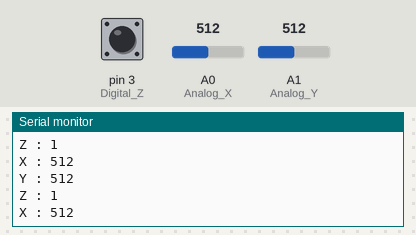
This sketch was run on a simulated Arduino Uno, built with avr-gcc and run on an emulated ATmega328P. Parts: the last lines printed to the serial monitor. Inputs (shaded band) come from the test bench; at power-on: A0 (Analog_X) = 512, A1 (Analog_Y) = 512, pin 3 (Digital_Z) HIGH.

Above: at 1.2 s.
1.3 s: A0 (Analog_X) set to 716
At 1.9 s:
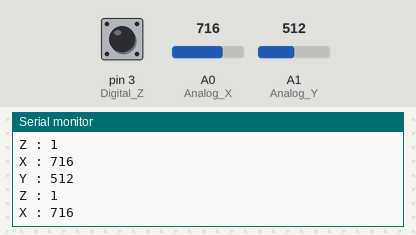
2.8 s: A1 (Analog_Y) set to 716
At 3.9 s:
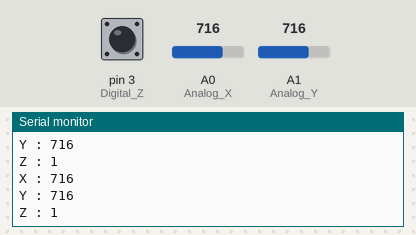
4.3 s: pin 3 (Digital_Z) pulled LOW for 0.15 s
5.9 s: A0 (Analog_X) set to 900
At 6.8 s:
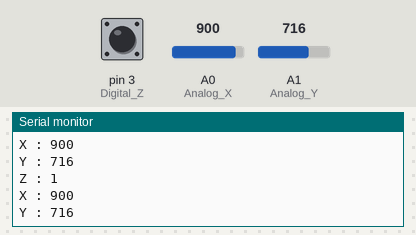
7.4 s: A1 (Analog_Y) set to 900
At 8.4 s:
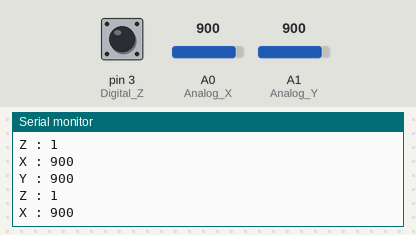
Timing chart, 0 to 10.4 s (numbered marks = the images above; inputs shaded):
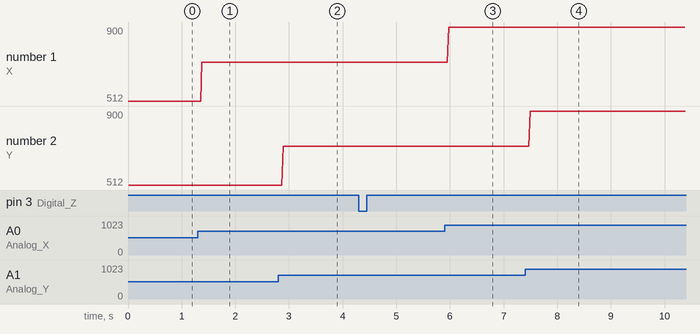

Measured:
- after the input at 1.3 s, the serial monitor: prints a new line after 0.08 s (image 1)
- after the input at 2.8 s, the serial monitor: prints a new line after 0.10 s (image 2)
- after the input at 5.9 s, the serial monitor: prints a new line after 0.08 s (image 3)
- after the input at 7.4 s, the serial monitor: prints a new line after 0.10 s (image 4)
- plotted number 1: 512 → 716 after the input at 1.3 s, 716 → 900 after the input at 5.9 s

The sketch:

JoyStick.ino
```cpp
int Analog_X = A0;
int Analog_Y = A1;
int Digital_Z = 3;

void setup(){
  Serial.begin(9600);
  pinMode(Analog_X, INPUT);
  pinMode(Analog_Y, INPUT);
  pinMode(Digital_Z, INPUT_PULLUP);
}

void loop(){
  int val_X_A0;
  int val_Y_A1;
  int val_Z_13;
  val_X_A0 = analogRead(Analog_X);
  val_Y_A1 = analogRead(Analog_Y);
  val_Z_13 = digitalRead(Digital_Z);
  Serial.print("X : ");
  Serial.println(val_X_A0);
  Serial.print("Y : ");
  Serial.println(val_Y_A1);
  Serial.print("Z : ");
  Serial.println(val_Z_13);
}
```
